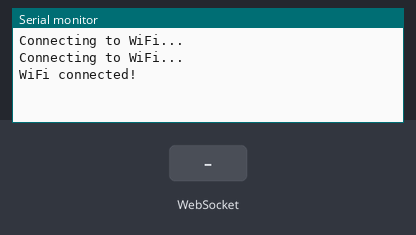
Recording of a sketch running on a simulated ESP32. On the bench: the last lines printed to the serial monitor. The inputs (shaded band) are chosen by the test bench. WiFi joins after 1.5 s; servers stay silent unless stated.

Above: at 3.2 s.
3.3 s: WebSocket text "1" received
At 4.5 s:
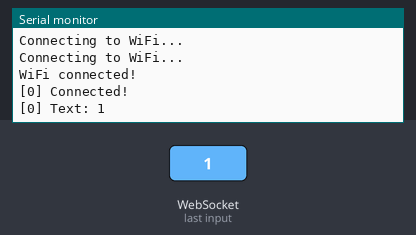
4.8 s: WebSocket text "0" received
At 5.9 s:
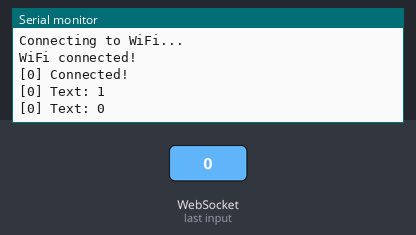
6.3 s: WebSocket text "2" received
At 7.0 s:
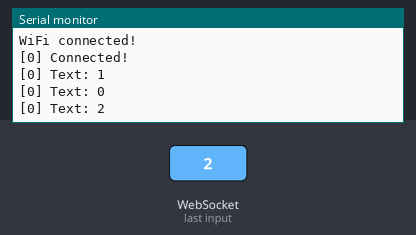

The sketch:

main.ino
```cpp
#include <WiFi.h>
#include <WebSocketsServer.h>

WebSocketsServer webSocket(8080);

const char* username = "Orange_wifi_50D9";
const char* password = "n39B2aDYMAE";

void onWebSocketEvent(uint8_t num, WStype_t type, uint8_t * payload, size_t length) {
  switch (type) {
    case WStype_DISCONNECTED:
      Serial.printf("[%u] Disconnected!\n", num);
      break;
    case WStype_CONNECTED:
      Serial.printf("[%u] Connected!\n", num);
      break;
    case WStype_TEXT:
      Serial.printf("[%u] Text: %s\n", num, payload);
      webSocket.broadcastTXT(payload, length);
      break;
  }
}

void setup() {
  Serial.begin(115200);
  WiFi.begin("your-ssid", "your-password");
  while (WiFi.status() != WL_CONNECTED) {
    delay(1000);
    Serial.println("Connecting to WiFi...");
  }
  Serial.println("WiFi connected!");

  webSocket.begin();
  webSocket.onEvent(onWebSocketEvent);
}

void loop() {
  webSocket.loop();
}
```

Measured:
- after the input at 3.3 s, the serial monitor: prints a new line at once (image 1)
- after the input at 4.8 s, the serial monitor: prints a new line at once (image 2)
- after the input at 6.3 s, the serial monitor: prints a new line at once (image 3)
